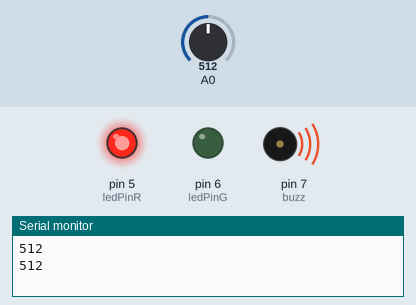
The sketch below on a simulated Arduino Uno, built with avr-gcc and run on an emulated ATmega328P. Shown: output pins drawn as LEDs (lit = HIGH), buzzer (waves = sounding, pin HIGH), the last lines printed to the serial monitor. Inputs (shaded band) come from the test bench; at power-on: A0 = 512.

Above: at 2.8 s.
2.9 s: A0 set to 410
6.2 s: A0 set to 391
At 9.4 s:
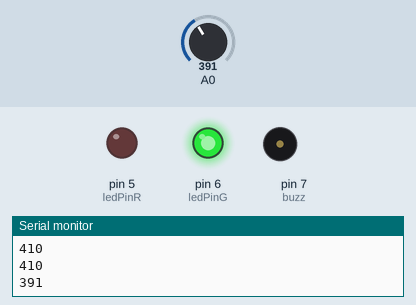
10.5 s: A0 set to 511
At 13.7 s:
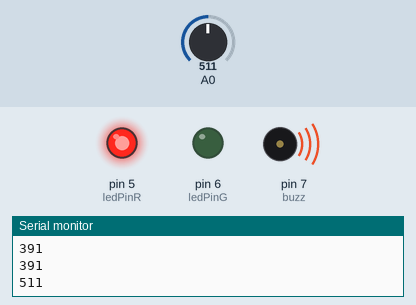
14.5 s: A0 set to 390
At 18.0 s:
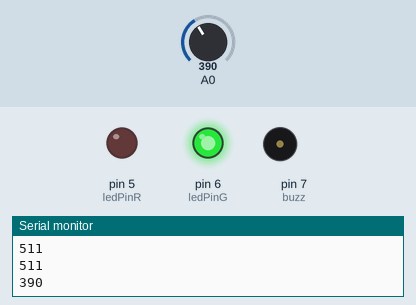
Timing chart, 0 to 19.5 s (numbered marks = the images above; inputs shaded):
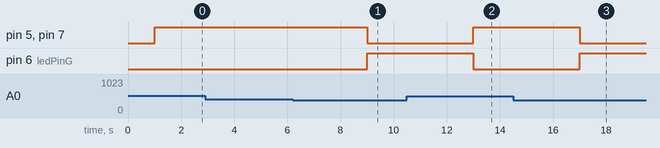

The sketch:

sensoragua.ino
```cpp
int sensor;
//definición de lo spines
#define buzz 7
#define ledPinG 6
#define ledPinR 5
//declarando las salidas y entradas
void setup(){
  Serial.begin(9600);
  pinMode(ledPinG, OUTPUT);
  pinMode(ledPinR, OUTPUT);
  pinMode(buzz, OUTPUT);
}
//definiendo la lectura del sensor de agua
void loop(){
  sensor = analogRead(A0);
  //imprime el resultado en el monitor serial
  Serial.println(sensor);
  //tiempo de espera para imprir el resultado
  delay(1000);
//si la lectura del sensor es menor a 400 entonces el buzz y el led rojo están apagados y el led verde encendido
  if (sensor < 400){
    digitalWrite(buzz, LOW);
    digitalWrite(ledPinG, HIGH);
    digitalWrite(ledPinR, LOW);
  }else{ //en caso contrario buzz y rojo encendido y verde apagado
    digitalWrite(buzz, HIGH);
    digitalWrite(ledPinG, LOW);
    digitalWrite(ledPinR, HIGH);
  }
  //tiempo de espera para cambiar el resultado
  delay(1000);
}
```

Measured:
- the behaviour switches between 400 and 399 on A0 (found by bisection; images 0 and 1)
- after the input at 6.2 s, pin 5 (ledPinR), pin 7 (buzz): HIGH → LOW after 2.8 s; pin 6 (ledPinG): LOW → HIGH after 2.8 s
- after the input at 10.5 s, pin 5 (ledPinR), pin 7 (buzz): LOW → HIGH after 2.5 s; pin 6 (ledPinG): HIGH → LOW after 2.5 s
- after the input at 14.5 s, pin 5 (ledPinR), pin 7 (buzz): HIGH → LOW after 2.5 s; pin 6 (ledPinG): LOW → HIGH after 2.5 s
